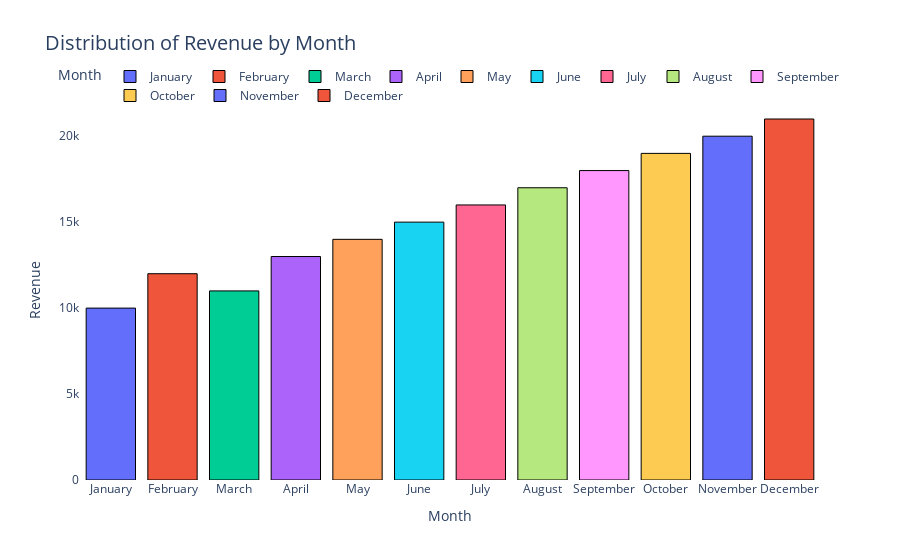
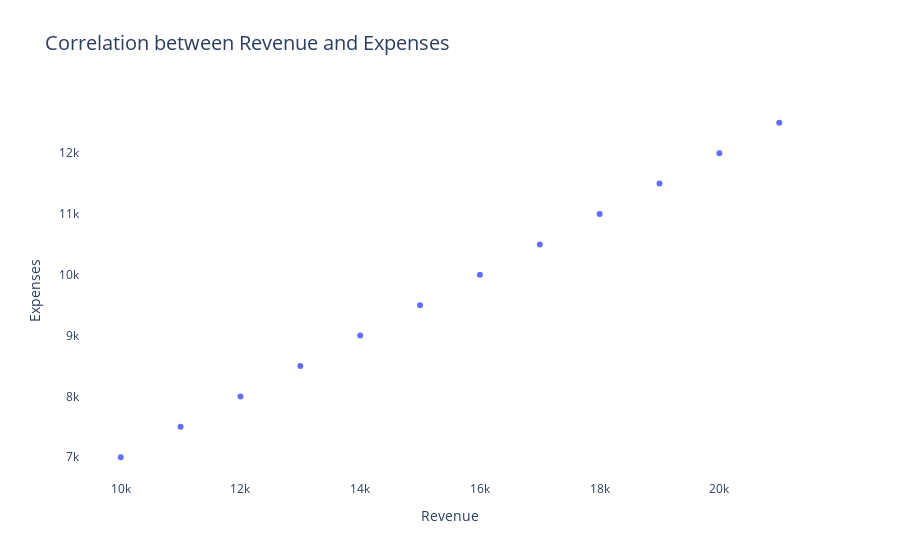

Notebook code cell kept with these figures, in order:
### Code cell
generate("data2.csv")

### Figure 1 — Plotly figure (JSON) as saved in the notebook; plotly's stock layout.template omitted (floating-point values rounded to 4 significant figures)
{"data": [{"alignmentgroup": "True", "hovertemplate": "%{x}: %{y:.2f}", "legendgroup": "January", "marker": {"color": "#636efa", "line": {"color": "black", "width": 1}, "pattern": {"shape": ""}}, "name": "January", "offsetgroup": "January", "orientation": "v", "showlegend": true, "textposition": "auto", "type": "bar", "x": ["January"], "xaxis": "x", "y": [10000], "yaxis": "y"}, {"alignmentgroup": "True", "hovertemplate": "%{x}: %{y:.2f}", "legendgroup": "February", "marker": {"color": "#EF553B", "line": {"color": "black", "width": 1}, "pattern": {"shape": ""}}, "name": "February", "offsetgroup": "February", "orientation": "v", "showlegend": true, "textposition": "auto", "type": "bar", "x": ["February"], "xaxis": "x", "y": [12000], "yaxis": "y"}, {"alignmentgroup": "True", "hovertemplate": "%{x}: %{y:.2f}", "legendgroup": "March", "marker": {"color": "#00cc96", "line": {"color": "black", "width": 1}, "pattern": {"shape": ""}}, "name": "March", "offsetgroup": "March", "orientation": "v", "showlegend": true, "textposition": "auto", "type": "bar", "x": ["March"], "xaxis": "x", "y": [11000], "yaxis": "y"}, {"alignmentgroup": "True", "hovertemplate": "%{x}: %{y:.2f}", "legendgroup": "April", "marker": {"color": "#ab63fa", "line": {"color": "black", "width": 1}, "pattern": {"shape": ""}}, "name": "April", "offsetgroup": "April", "orientation": "v", "showlegend": true, "textposition": "auto", "type": "bar", "x": ["April"], "xaxis": "x", "y": [13000], "yaxis": "y"}, {"alignmentgroup": "True", "hovertemplate": "%{x}: %{y:.2f}", "legendgroup": "May", "marker": {"color": "#FFA15A", "line": {"color": "black", "width": 1}, "pattern": {"shape": ""}}, "name": "May", "offsetgroup": "May", "orientation": "v", "showlegend": true, "textposition": "auto", "type": "bar", "x": ["May"], "xaxis": "x", "y": [14000], "yaxis": "y"}, {"alignmentgroup": "True", "hovertemplate": "%{x}: %{y:.2f}", "legendgroup": "June", "marker": {"color": "#19d3f3", "line": {"color": "black", "width": 1}, "pattern": {"shape": ""}}, "name": "June", "offsetgroup": "June", "orientation": "v", "showlegend": true, "textposition": "auto", "type": "bar", "x": ["June"], "xaxis": "x", "y": [15000], "yaxis": "y"}, {"alignmentgroup": "True", "hovertemplate": "%{x}: %{y:.2f}", "legendgroup": "July", "marker": {"color": "#FF6692", "line": {"color": "black", "width": 1}, "pattern": {"shape": ""}}, "name": "July", "offsetgroup": "July", "orientation": "v", "showlegend": true, "textposition": "auto", "type": "bar", "x": ["July"], "xaxis": "x", "y": [16000], "yaxis": "y"}, {"alignmentgroup": "True", "hovertemplate": "%{x}: %{y:.2f}", "legendgroup": "August", "marker": {"color": "#B6E880", "line": {"color": "black", "width": 1}, "pattern": {"shape": ""}}, "name": "August", "offsetgroup": "August", "orientation": "v", "showlegend": true, "textposition": "auto", "type": "bar", "x": ["August"], "xaxis": "x", "y": [17000], "yaxis": "y"}, {"alignmentgroup": "True", "hovertemplate": "%{x}: %{y:.2f}", "legendgroup": "September", "marker": {"color": "#FF97FF", "line": {"color": "black", "width": 1}, "pattern": {"shape": ""}}, "name": "September", "offsetgroup": "September", "orientation": "v", "showlegend": true, "textposition": "auto", "type": "bar", "x": ["September"], "xaxis": "x", "y": [18000], "yaxis": "y"}, {"alignmentgroup": "True", "hovertemplate": "%{x}: %{y:.2f}", "legendgroup": "October", "marker": {"color": "#FECB52", "line": {"color": "black", "width": 1}, "pattern": {"shape": ""}}, "name": "October", "offsetgroup": "October", "orientation": "v", "showlegend": true, "textposition": "auto", "type": "bar", "x": ["October"], "xaxis": "x", "y": [19000], "yaxis": "y"}, {"alignmentgroup": "True", "hovertemplate": "%{x}: %{y:.2f}", "legendgroup": "November", "marker": {"color": "#636efa", "line": {"color": "black", "width": 1}, "pattern": {"shape": ""}}, "name": "November", "offsetgroup": "November", "orientation": "v", "showlegend": true, "textposition": "auto", "type": "bar", "x": ["November"], "xaxis": "x", "y": [20000], "yaxis": "y"}, {"alignmentgroup": "True", "hovertemplate": "%{x}: %{y:.2f}", "legendgroup": "December", "marker": {"color": "#EF553B", "line": {"color": "black", "width": 1}, "pattern": {"shape": ""}}, "name": "December", "offsetgroup": "December", "orientation": "v", "showlegend": true, "textposition": "auto", "type": "bar", "x": ["December"], "xaxis": "x", "y": [21000], "yaxis": "y"}], "layout": {"barmode": "relative", "font": {"size": 12}, "legend": {"orientation": "h", "title": {"text": "Month"}, "tracegroupgap": 0, "x": 0.5, "xanchor": "center", "y": 1.1}, "paper_bgcolor": "white", "plot_bgcolor": "white", "showlegend": true, "title": {"font": {"size": 20}, "text": "Distribution of Revenue by Month"}, "xaxis": {"anchor": "y", "categoryarray": ["January", "February", "March", "April", "May", "June", "July", "August", "September", "October", "November", "December"], "categoryorder": "array", "domain": [0, 1], "title": {"text": "Month"}}, "yaxis": {"anchor": "x", "domain": [0, 1], "title": {"text": "Revenue"}}}}

### Figure 2 — Plotly figure (JSON) as saved in the notebook; plotly's stock layout.template omitted (floating-point values rounded to 4 significant figures)
{"data": [{"hovertemplate": "%{x:.2f}, %{y:.2f}", "legendgroup": "", "marker": {"color": "#636efa", "symbol": "circle"}, "mode": "markers", "name": "", "orientation": "v", "showlegend": false, "type": "scatter", "x": [10000, 12000, 11000, 13000, 14000, 15000, 16000, 17000, 18000, 19000, 20000, 21000], "xaxis": "x", "y": [7000, 8000, 7500, 8500, 9000, 9500, 10000, 10500, 11000, 11500, 12000, 12500], "yaxis": "y"}], "layout": {"font": {"size": 12}, "legend": {"tracegroupgap": 0}, "paper_bgcolor": "white", "plot_bgcolor": "white", "showlegend": false, "title": {"font": {"size": 20}, "text": "Correlation between Revenue and Expenses"}, "xaxis": {"anchor": "y", "domain": [0, 1], "title": {"text": "Revenue"}}, "yaxis": {"anchor": "x", "domain": [0, 1], "title": {"text": "Expenses"}}}}
